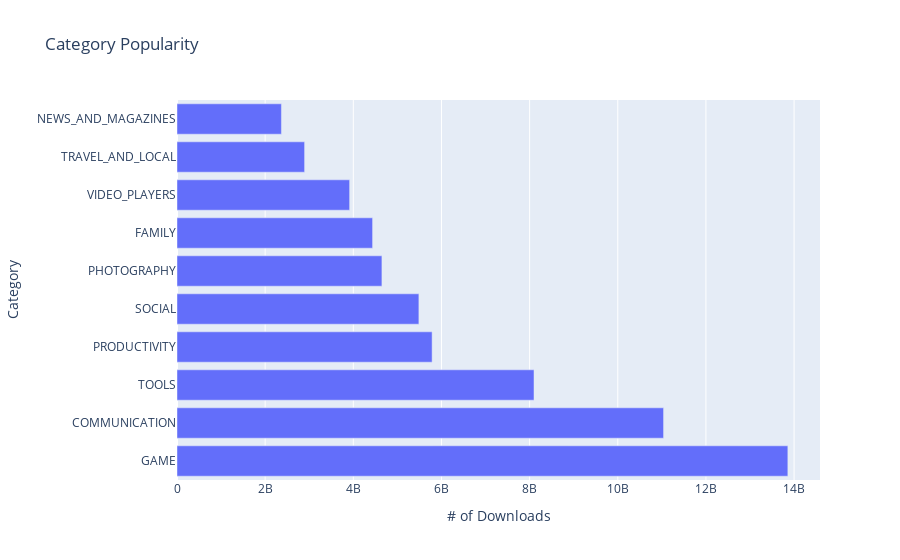

The cell this chart's notebook holds for it:
### Code cell
h_bar = px.bar(orientation='h', y=category_installs.index, x=category_installs.Installs,
title='Category Popularity')

h_bar.update_layout(xaxis_title="# of Downloads", yaxis_title="Category")
h_bar.show()

### Figure 1 — Plotly figure (JSON) as saved in the notebook; plotly's stock layout.template omitted (floating-point values rounded to 4 significant figures)
{"data": [{"alignmentgroup": "True", "hovertemplate": "x=%{x}<br>y=%{y}<extra></extra>", "legendgroup": "", "marker": {"color": "#636efa", "pattern": {"shape": ""}}, "name": "", "offsetgroup": "", "orientation": "h", "showlegend": false, "textposition": "auto", "type": "bar", "x": [13858762717, 11039241530, 8099724500, 5788070180, 5487841475, 4649143130, 4437554490, 3916897200, 2894859300, 2369110650], "xaxis": "x", "y": ["GAME", "COMMUNICATION", "TOOLS", "PRODUCTIVITY", "SOCIAL", "PHOTOGRAPHY", "FAMILY", "VIDEO_PLAYERS", "TRAVEL_AND_LOCAL", "NEWS_AND_MAGAZINES"], "yaxis": "y"}], "layout": {"barmode": "relative", "legend": {"tracegroupgap": 0}, "title": {"text": "Category Popularity"}, "xaxis": {"anchor": "y", "domain": [0, 1], "title": {"text": "# of Downloads"}}, "yaxis": {"anchor": "x", "domain": [0, 1], "title": {"text": "Category"}}}}
